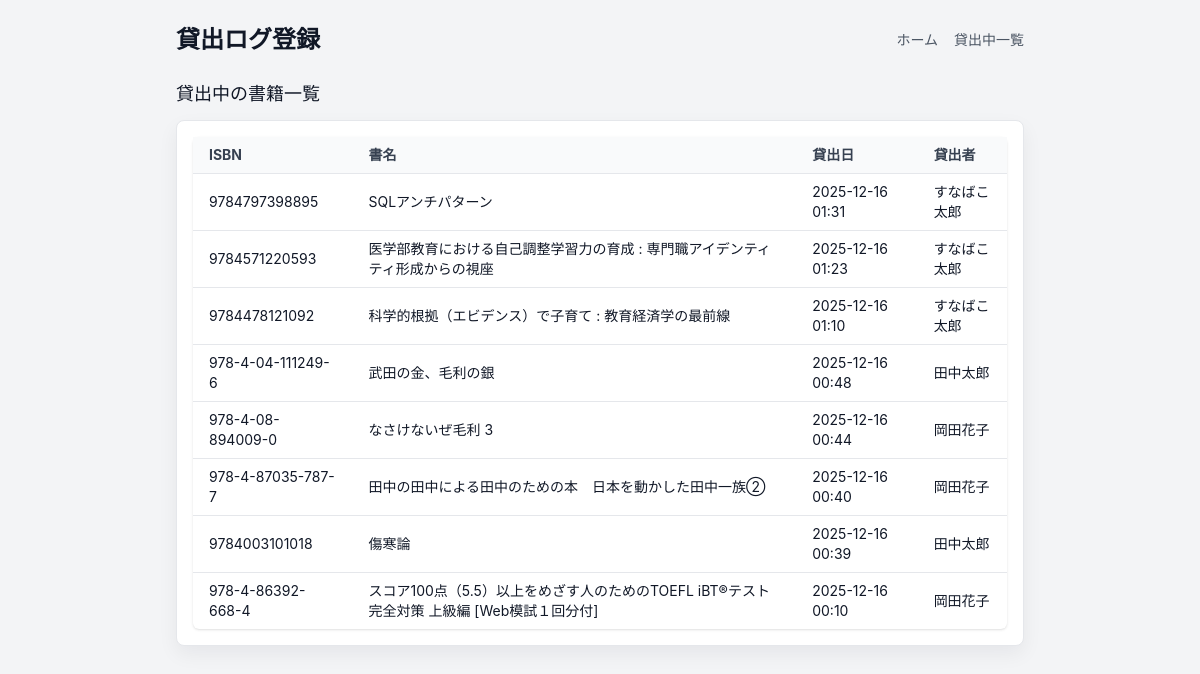
/current_loans, run on the app's committed database.
### tables this page shows
CREATE TABLE loan_logs (
  loan_id     INTEGER PRIMARY KEY AUTOINCREMENT,
  logged_at   DATETIME NOT NULL,    -- 貸し出し/返却を行った日時
  user_id     INTEGER NOT NULL,
  isbn        TEXT    NOT NULL,
  action_id   INTEGER NOT NULL,     -- ここが「区分ID（行動）」に相当

  FOREIGN KEY (user_id)   REFERENCES users(user_id),
  FOREIGN KEY (isbn)      REFERENCES books(isbn),
  FOREIGN KEY (action_id) REFERENCES actions(action_id)
);

### app.py (the view)
@app.route('/current_loans')
def current_loans():
        conn = get_db_connection()
        rows = conn.execute(
                '''
                SELECT L.loan_id, L.logged_at, L.isbn, B.title AS book_title, U.name AS user_name, A.action_name
                FROM LOAN_LOGS L
                JOIN (SELECT isbn, MAX(logged_at) AS m FROM LOAN_LOGS GROUP BY isbn) M
                    ON L.isbn = M.isbn AND L.logged_at = M.m
                LEFT JOIN ACTIONS A ON L.action_id = A.action_id
                LEFT JOIN BOOKS B ON L.isbn = B.isbn
                LEFT JOIN USERS U ON L.user_id = U.user_id
                WHERE A.action_name = '貸し出し'
                ORDER BY L.logged_at DESC
                '''
        ).fetchall()
        conn.close()
        return render_template('current_loans.html', rows=rows)

### app.py (called while the page is built)
def get_db_connection():
    conn = sqlite3.connect(DB_PATH, detect_types=sqlite3.PARSE_DECLTYPES)
    conn.row_factory = sqlite3.Row
    return conn

### templates/current_loans.html
{% extends 'layout.html' %}
{% block content %}
  <h2 class="text-lg font-medium mb-3">貸出中の書籍一覧</h2>
  <div class="overflow-x-auto card-fallback">
    <table class="min-w-full bg-white rounded-md shadow">
      <thead class="bg-gray-50 text-sm text-gray-700">
        <tr>
          <th class="px-4 py-2 text-left">ISBN</th>
          <th class="px-4 py-2 text-left">書名</th>
          <th class="px-4 py-2 text-left">貸出日</th>
          <th class="px-4 py-2 text-left">貸出者</th>
        </tr>
      </thead>
      <tbody class="text-sm">
        {% for r in rows %}
          <tr class="border-t">
            <td class="px-4 py-2">{{ r.isbn }}</td>
            <td class="px-4 py-2">{{ r.book_title or '（タイトル不明）' }}</td>
            <td class="px-4 py-2">{{ r.logged_at }}</td>
            <td class="px-4 py-2">{{ r.user_name or '（不明）' }}</td>
          </tr>
        {% else %}
          <tr><td colspan="4" class="px-4 py-4">現在貸出中の書籍はありません。</td></tr>
        {% endfor %}
      </tbody>
    </table>
  </div>
{% endblock %}

### static/style.css (style rules this page uses)
body { font-family: -apple-system, BlinkMacSystemFont, 'Segoe UI', Roboto, 'Hiragino Kaku Gothic ProN', 'Meiryo', sans-serif; background:#f3f4f6; color:#111827; }
.card-fallback { background: #ffffff; border: 1px solid #e5e7eb; border-radius: 0.5rem; box-shadow: 0 8px 20px rgba(15,23,42,0.06); padding: 1rem; }

### data on the page
loan_logs: isbn "9784797398895", book_title "SQLアンチパターン", logged_at "2025-12-16 01:31", user_name "すなばこ太郎"
loan_logs: isbn "9784571220593", book_title "医学部教育における自己調整学習力の育成 : 専門職アイデンティティ形成からの視座", logged_at "2025-12-16 01:23", user_name "すなばこ太郎"
loan_logs: isbn "9784478121092", book_title "科学的根拠（エビデンス）で子育て : 教育経済学の最前線", logged_at "2025-12-16 01:10", user_name "すなばこ太郎"
loan_logs: isbn "978-4-04-111249-6", book_title "武田の金、毛利の銀", logged_at "2025-12-16 00:48", user_name "田中太郎"
loan_logs: isbn "978-4-08-894009-0", book_title "なさけないぜ毛利 3", logged_at "2025-12-16 00:44", user_name "岡田花子"
loan_logs: isbn "978-4-87035-787-7", book_title "田中の田中による田中のための本 日本を動かした田中一族②", logged_at "2025-12-16 00:40", user_name "岡田花子"
loan_logs: isbn "9784003101018", book_title "傷寒論", logged_at "2025-12-16 00:39", user_name "田中太郎"
loan_logs: isbn "978-4-86392-668-4", book_title "スコア100点（5.5）以上をめざす人のためのTOEFL iBT®テスト 完全対策 上級編 [Web模試１回分付]", logged_at "2025-12-16 00:10", user_name "岡田花子"
